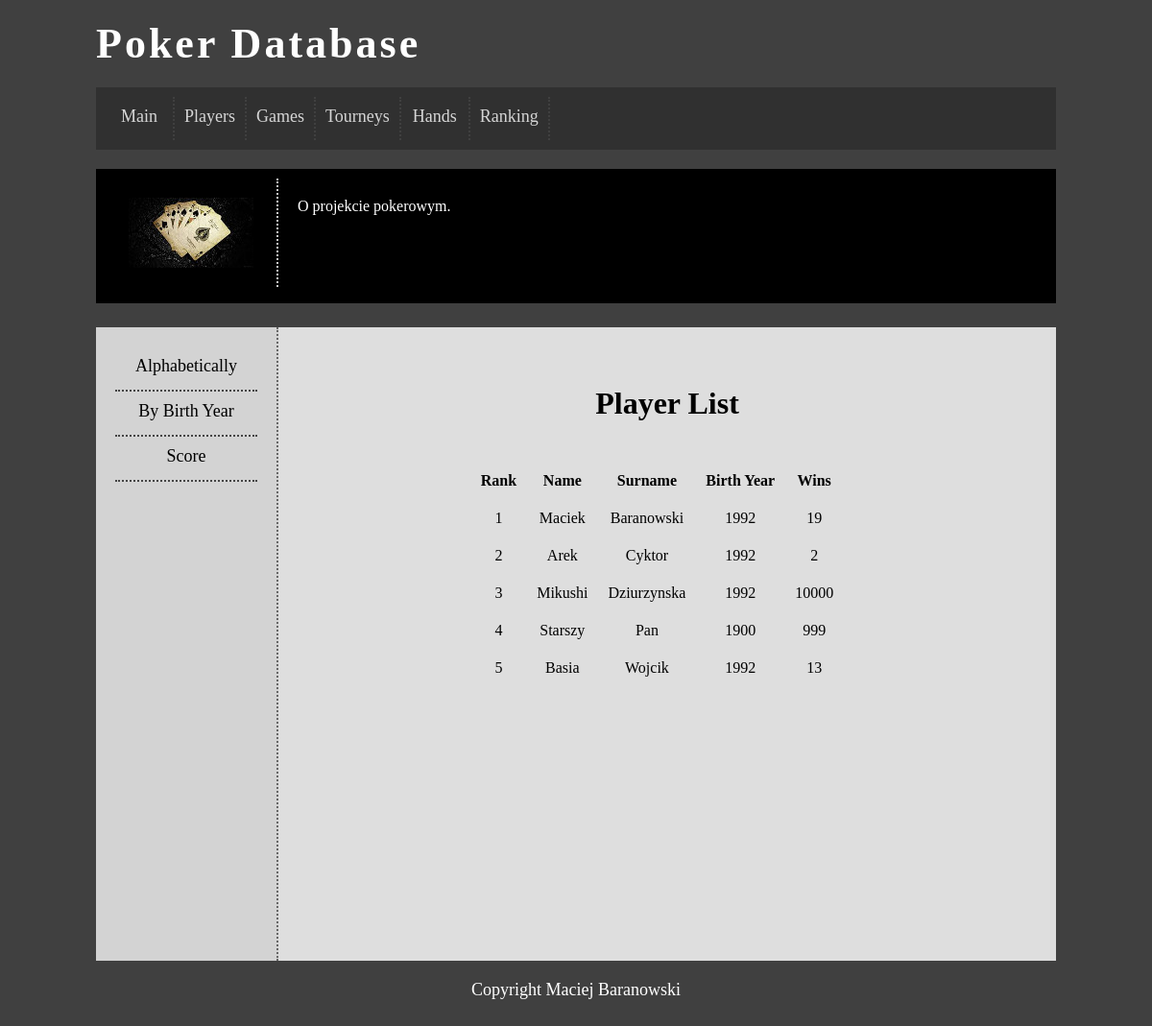
/rankingnames.php, run on the app's committed database.
### tables this page shows
CREATE TABLE IF NOT EXISTS `gracze` (
  `idgracza` int(11) NOT NULL,
  `imie` text NOT NULL,
  `nazwisko` text NOT NULL,
  `rokurodzenia` int(11) NOT NULL,
  `zwyciestwa` int(11) NOT NULL
);

### rankingnames.php (the view, shortened to what this page needs)
<html>
<head>
	<link rel="stylesheet" href="style.css" type="text/css" />
</head>
<body>
	<div id="container">
		<div id="logo">
		 Poker Database
		</div>
		<div id="menu">
		<a href='index.php' class="optionlink"><div class="option">Main</div></a>
		<a href='playerlist.php' class="optionlink"><div class="option">Players</div></a>
		<a href='gamelist.php' class="optionlink"><div class="option">Games</div></a>
		<a href='tourneylist.php' class="optionlink"><div class="option">Tourneys</div></a>
		<a href='handlist.php' class="optionlink"><div class="option">Hands</div></a>
		<a href='rankinglist.php' class="optionlink"><div class="option">Ranking</div></a>
		</div>
		<div id="topbar">
			<div id="topbarL">
				<img src="cards.jpeg" />
			</div>
			<div id="topbarR">
				O projekcie pokerowym.
			</div>
		</div>
		<div id="sidebar">
			<a href='rankingnames.php' class="optionlinkS"><div class="optionL">Alphabetically</div></a>
			<a href='rankingage.php' class="optionlinkS"><div class="optionL">By Birth Year</div></a>
			<a href='rankinglist.php' class="optionlinkS"><div class="optionL">Score</div></a>
		</div>
	<div id="content">
			<h1 align="center"> Player List </h1><br />
			<?php	require_once('db.php');
				$query1 = "SELECT * FROM gracze
							ORDER BY nazwisko ASC;";
				$response1 = @mysqli_query($dbc, $query1);
			echo '<table align="center"
			cellspacing="5" cellpadding="8">
			<tr>
				<td align="center"><b>Rank</b></td>
				<td align="center"><b>Name</b></td>
				<td align="center"><b>Surname</b></td>
				<td align="center"><b>Birth Year</b></td>
				<td align="center"><b>Wins</b></td>';
			$number = 1;
			while($row = mysqli_fetch_array($response1)){
			echo '<tr><td align="center">' .
			$number . ' </td><td align="center">' .
			$row['1'] . ' </td><td align="center">' .
			$row['2'] . ' </td><td align="center">' .
			$row['3'] . ' </td><td align="center">' .
			$row['4'] . ' </td><td align="center">' ;
			$number++;
			echo '</tr>';
		}
		echo '</table>';
		?>
	</div>
		<div id="footer">
			Copyright Maciej Baranowski
		</div>
	</div>
</body>
</html>

### style.css (style rules this page uses)
body { background-color: #404040; }
#container { width: 1000px; margin-left: auto; margin-right: auto; }
#logo { color: white; margin-top: 20px; font-size: 44px; letter-spacing: 3px; font-weight: 900; }
#menu { background-color: #303030; margin-top: 20px; color: #ffffff; padding: 10px; text-align: center; }
#topbar { background-color: black; color: white; padding: 10px; margin-top: 20px; margin-bottom: 25px; height: 120px; }
#topbarL { float: left; padding: 20px; width: 138px; text-align: center; border-right: 2px dotted #cccccc; }
#topbarR { float: left; padding: 20px; width: 760px; font-size: 16px; text-align: justify; }
#sidebar { float: left; width: 148px; min-height: 620px; padding: 20px; background-color: lightgray; text-align: center; font-size: 18px; border-right: 2px dotted #666666; }
#content { float: left; padding: 40px; width: 730px; background-color: #dedede; min-height: 580px; text-align: justify; }
#footer { clear: both; color: white; text-align: center; padding: 20px; font-size: 18px; }
.option { float: left; min-width: 50px; height: 25px; font-size: 18px; padding: 10px; border-right: 2px dotted #444444; opacity: 0.8; }
.optionL { font-size:18px; height: 25px; padding: 10px; border-bottom: 2px dotted #444444; }
a.optionlink { color: #ffffff; text-decoration: none; }
a.optionlinkS { color: black; text-decoration: none; }

### data on the page
gracze: imie "Maciek", nazwisko "Baranowski", rokurodzenia "1992", zwyciestwa "19"
gracze: imie "Arek", nazwisko "Cyktor", rokurodzenia "1992", zwyciestwa "2"
gracze: imie "Mikushi", nazwisko "Dziurzynska", rokurodzenia "1992", zwyciestwa "10000"
gracze: imie "Starszy", nazwisko "Pan", rokurodzenia "1900", zwyciestwa "999"
gracze: imie "Basia", nazwisko "Wojcik", rokurodzenia "1992", zwyciestwa "13"
